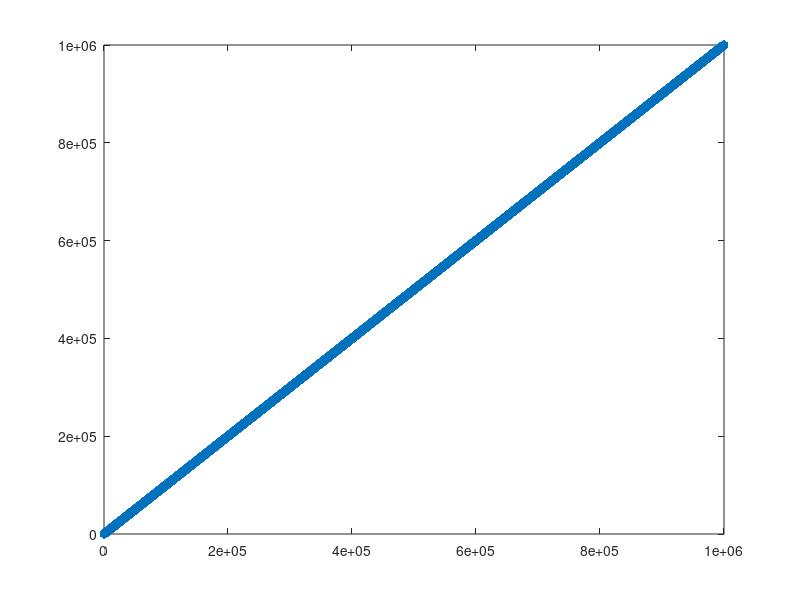

Reproduce this figure in MATLAB.
% covers: 12 - (Design notes, bounded work) a million hexagram markers, which a count of one a marker admitted, are refused: a marker counts its SVG against the 16,777,216 points, exit 1
% A hexagram writes about 226 bytes of SVG, so it counts its twelve
% points plus five, and a line's vertex one: a million of them come to
% about eighteen million points. Counted as one a marker, as they were,
% they would have been admitted and saved as an SVG of about 215 MB. The
% budget is judged from the arguments before anything is copied, so the
% refusal draws nothing and writes no file.
plot(1:1e6, 'h');
